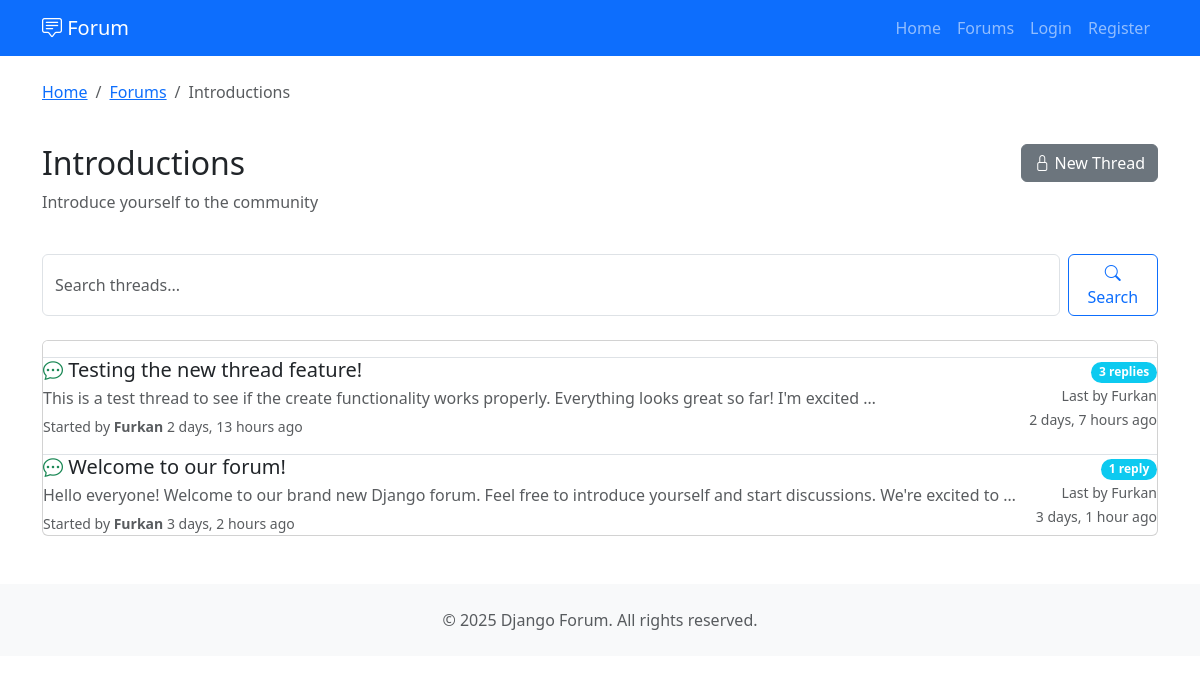
/forums/1/, run on the app's committed database.
### forum/models.py (models this page shows, shortened)
class Forum(models.Model):
    category = models.ForeignKey(Category, on_delete=models.CASCADE, related_name='forums')
    title = models.CharField(max_length=200, help_text="Forum basligi")
    description = models.TextField(help_text="Forum aciklamasi")
    ordering = models.IntegerField(default=0, help_text="Siralama")
    created_at = models.DateTimeField(auto_now_add=True)
    class Meta:
        verbose_name = "Forum"
        verbose_name_plural = "Forums"
        ordering = ['ordering', 'title']

class Thread(models.Model):
    forum = models.ForeignKey(Forum, on_delete=models.CASCADE, related_name='threads')
    author = models.ForeignKey(User, on_delete=models.CASCADE, related_name='threads')
    title = models.CharField(max_length=200, help_text="Konu basligi")
    body = models.TextField(help_text="Konu icerigi")
    is_closed = models.BooleanField(default=False, help_text="Konu kapali mi?")
    created_at = models.DateTimeField(auto_now_add=True)
    updated_at = models.DateTimeField(auto_now=True)
    def reply_count(self):
        return self.replies.count()
    def last_reply(self):
        return self.replies.order_by('-created_at').first()
    class Meta:
        verbose_name = "Thread"
        verbose_name_plural = "Threads"
        ordering = ['-created_at']

class Reply(models.Model):
    thread = models.ForeignKey(Thread, on_delete=models.CASCADE, related_name='replies')
    author = models.ForeignKey(User, on_delete=models.CASCADE, related_name='replies')
    content = models.TextField(help_text="Yanit icerigi")
    created_at = models.DateTimeField(auto_now_add=True)
    updated_at = models.DateTimeField(auto_now=True)
    class Meta:
        verbose_name = "Reply"
        verbose_name_plural = "Replies"
        ordering = ['created_at']

### forum/views.py (the view)
# urls.py: path('forums/<int:pk>/', views.ForumDetailView.as_view(), name='forum_detail'),
class ForumDetailView(ListView):
    model = Thread
    template_name = 'forum/forum_detail.html'
    context_object_name = 'threads'
    paginate_by = 10
    def get_queryset(self):
        self.forum = Forum.objects.get(pk=self.kwargs['pk'])
        queryset = Thread.objects.filter(forum=self.forum).select_related('author')
        query = self.request.GET.get('q')
        if query:
            queryset = queryset.filter(
                Q(title__icontains=query) | Q(body__icontains=query)
            )
        return queryset.order_by('-created_at')
    def get_context_data(self, **kwargs):
        context = super().get_context_data(**kwargs)
        context['forum'] = self.forum
        context['search_query'] = self.request.GET.get('q', '')
        return context

### forum/templates/forum/forum_detail.html (shortened to what this page needs)
{% extends 'base.html' %}
{% block content %}
<div class="row mb-4">
    <div class="col-12">
        <nav aria-label="breadcrumb">
            <ol class="breadcrumb">
                <li class="breadcrumb-item"><a href="{% url 'home' %}">Home</a></li>
                <li class="breadcrumb-item"><a href="{% url 'forum_list' %}">Forums</a></li>
                <li class="breadcrumb-item active">{{ forum.title }}</li>
            </ol>
        </nav>
    </div>
</div>
<div class="row mb-4">
    <div class="col-md-8">
        <h2>{{ forum.title }}</h2>
        <p class="text-muted">{{ forum.description }}</p>
    </div>
     <div class="col-md-4 text-end">
        {% if user.is_authenticated %}
            <a href="{% url 'thread_create' forum.pk %}" class="btn btn-primary">
                <i class="bi bi-plus-circle"></i> New Thread
            </a>
        {% else %}
            <a href="#" class="btn btn-secondary" title="Login to create threads">
                <i class="bi bi-lock"></i> New Thread
            </a>
        {% endif %}
    </div>
</div>
<div class="row mb-4">
    <div class="col-12">
        <form method="get" class="d-flex">
            <input type="text" name="q" class="form-control me-2" placeholder="Search threads..." value="{{ search_query }}">
            <button type="submit" class="btn btn-outline-primary">
                <i class="bi bi-search"></i> Search
            </button>
        </form>
    </div>
</div>
<div class="row">
    <div class="col-12">
        {% if threads %}
            <div class="card">
                <div class="list-group list-group-flush">
                    {% for thread in threads %}
                    <a href="{% url 'thread_detail' thread.pk %}" class="list-group-item list-group-item-action"></a>
                        <div class="d-flex w-100 justify-content-between">
                            <div>
                                <h5 class="mb-1">
                                    {% if thread.is_closed %}
                                        <i class="bi bi-lock text-danger"></i>
                                    {% else %}
                                        <i class="bi bi-chat-dots text-success"></i>
                                    {% endif %}
                                    {{ thread.title }}
                                </h5>
                                <p class="mb-1 text-muted">{{ thread.body|truncatewords:20 }}</p>
                                <small class="text-muted">
                                    Started by <strong>{{ thread.author.username }}</strong>
                                    {{ thread.created_at|timesince }} ago
                                </small>
                            </div>
                            <div class="text-end">
                                <span class="badge bg-info rounded-pill">
                                    {{ thread.reply_count }} repl{{ thread.reply_count|pluralize:"y,ies" }}
                                </span>
                                {% with last_reply=thread.last_reply %}
                                    {% if last_reply %}
                                        <br>
                                        <small class="text-muted">
                                            Last by {{ last_reply.author.username }}
                                            <br>{{ last_reply.created_at|timesince }} ago
                                        </small>
                                    {% endif %}
                                {% endwith %}
                            </div>
                        </div>
                    {% endfor %}
                </div>
            </div>
        {% endif %}
    </div>
</div>
{% endblock %}

### data on the page
Forum: title "Introductions", description "Introduce yourself to the community"
Thread: is_closed False (drawn), title "Testing the new thread feature!", body "This is a test thread to see if the create functionality works properly. Everything looks great so far! I'm excited …", author.username "Furkan", created_at "2 days, 13 hours", reply_count "3", last_reply.author.username "Furkan", last_reply.created_at "2 days, 7 hours"
Thread: is_closed False (drawn), title "Welcome to our forum!", body "Hello everyone! Welcome to our brand new Django forum. Feel free to introduce yourself and start discussions. We're excited to …", author.username "Furkan", created_at "3 days, 2 hours", reply_count "1", last_reply.author.username "Furkan", last_reply.created_at "3 days, 1 hour"
